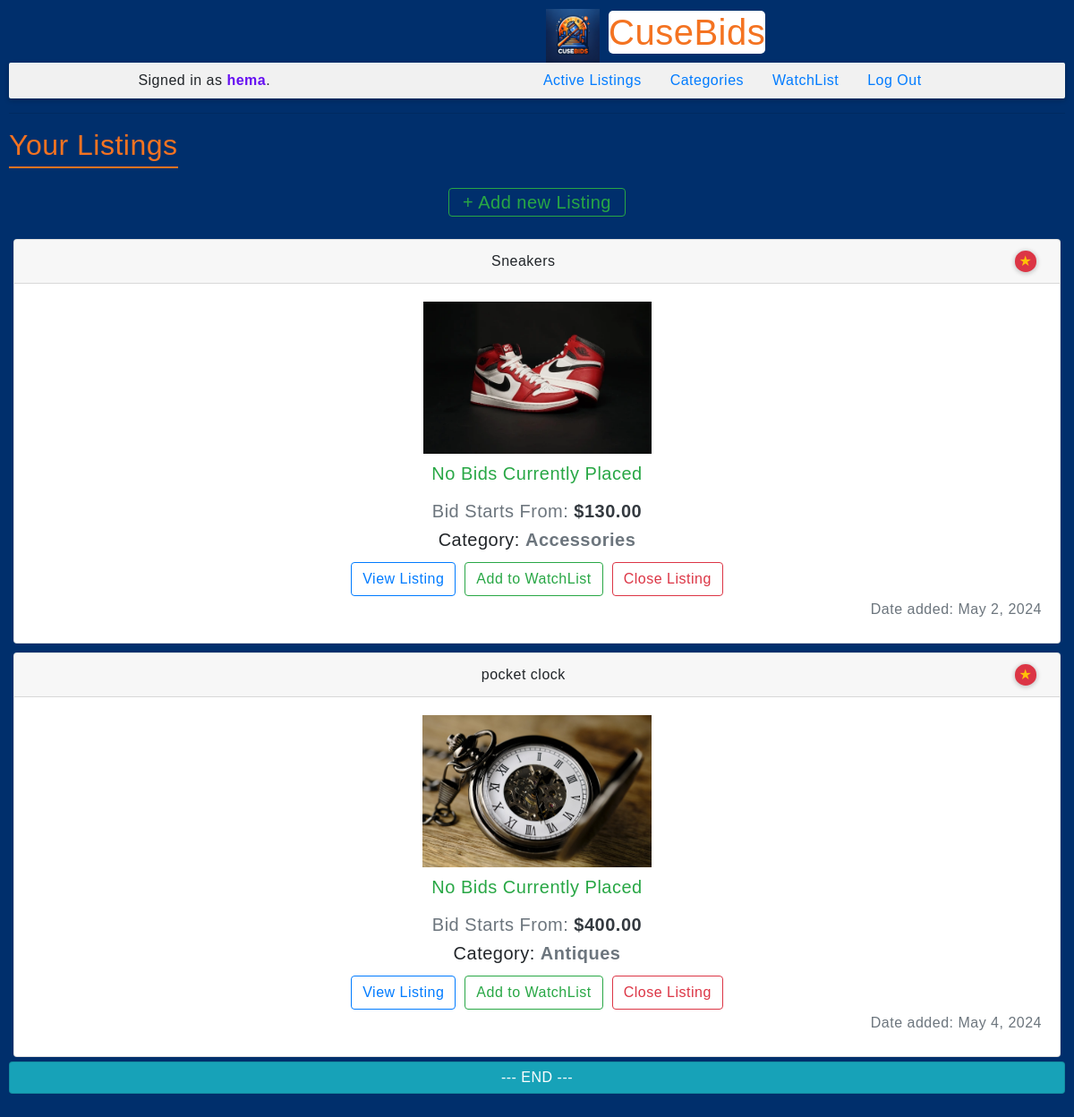
The app's page /user_listings (signed in) with its own data.
### auctions/models.py (models this page shows, shortened)
class User(AbstractUser):
    pass

class Listing(models.Model):
    CATEGORIES = [
        ('Accessories', 'Accessories'),
        ('Antiques', 'Antiques'),
        ('Clothes', 'Clothes'),
        ('Decoration', 'Decoration'),
        ('Electronics', 'Electronics'),
        ('Valuables', 'Valueables'),
        ('Other', 'Other'),
    ]
    STATUS = [
        ('Pending', 'Pending'),
        ('Closed', 'Closed'),
    ]
    DEFAULT_USER = 1
    name = models.CharField(max_length = 100, blank = False)
    initial = models.DecimalField(max_digits = 10, decimal_places = 2)
    user = models.ForeignKey(User, blank = False, on_delete = models.CASCADE, default = DEFAULT_USER)
    image = models.ImageField(default = 'None/NIA.png')
    category = models.CharField(max_length = 11, choices = CATEGORIES, default = 'Other')
    status = models.CharField(max_length = 7, choices = STATUS, default = 'Pending')
    created = models.DateField(auto_now_add = True)

### auctions/decorators.py (the view)
    def wrapper_func(request, *args, **kwargs):
        if not request.user.is_authenticated:
            return redirect('auctions:index')
        return view_func(request, *args, **kwargs)

### auctions/views.py (called while the page is built)
@Authenticated_user
def user_listings(request):
    listings = []
    current_user_listings = Listing.objects.filter(user=request.user, status='Pending')
    for item in current_user_listings:
        try:
            bid = Bid.objects.get(listing=item)
        except:
            bid = None
        listings.append({
            'listing': item,
            'bid': bid,
        })
    context = {
        'listings': listings,
    }
    return render(request, "auctions/userlistings.html", context)

### auctions/templates/auctions/userlistings.html (shortened to what this page needs)
{% extends "auctions/layout.html" %}
{% block body %}
  <h2 class="blue-text">Your Listings</h2>
  <h5 title="add listing" class="plus-container">
    <a class="btn btn-outline-success plus-link" href="{% url 'auctions:add_listing' %}">+ Add new Listing</a>
  </h5>
  {% if listings %}
  <ul class="listings">
    {% for list in listings %}
    <li>
      <div class="card">
        <div class="card-header">
          {{ list.listing.name }}
          {% if list.listing.user == user %}
          <div class="owned-icon" title="You Own This Listing">
            ★
          </div>
          {% endif %}
        </div>
        <div class="card-body">
          <img alt="{{ list.listing.name }} - img" src="{{ list.listing.image.url }}" height="170" />
          {% if list.bid != None %}
          <h5 class="list-cost" style="color: var(--danger)">Bidding has started on this item</h5>
          <h5 class="list-cost">Current Highest Bid: <strong style="color: var(--warning)">${{ list.bid.highest_bid }}</strong></h5>
          {% else %}
          <h5 class="list-cost" style="color: var(--success)">No Bids Currently Placed</h5>
          <h5 class="list-cost">Bid Starts From: <strong>${{ list.listing.initial }}</strong> </h5>
          {% endif %}
          <h5> Category: <strong style="color: var(--gray)">{{ list.listing.category }}</strong> </h5>
          <div class="links-box">
            <a class="btn btn-outline-primary" href="{% url 'auctions:listing' list.listing.id %}">View Listing</a>
            <a class="btn btn-outline-success" href="{% url 'auctions:add_to' list.listing.id %}">Add to WatchList</a>
            {% if list.listing.user == user %}
            <a class="btn btn-outline-danger" href="{% url 'auctions:close_listing' list.listing.id %}">Close Listing</a>
            {% endif %}
          </div>
          <h6 class="text-muted right-align">Date added: {{ list.listing.created }}</h6>
        </div>
      </div>
    </li>
    {% endfor %}
    <li class="card card-header bg-info">
      <div style="text-align: center; color: white;"> --- END --- </div>
    </li>
  </ul>
  {% else %}
  <div class="alert alert-info">
    You don't currently possess any active listings.
  </div>
  {% endif %}
{% endblock %}

### auctions/templates/auctions/layout.html (shortened to what this page needs)
{% load static %}
<!DOCTYPE html>
<html lang="en">
  <head>
    <link rel="stylesheet" href="https://stackpath.bootstrapcdn.com/bootstrap/4.4.1/css/bootstrap.min.css">
    <link href="{% static 'auctions/styles.css' %}" rel="stylesheet">
  </head>
  <body>
    <div class="header-container">
      <img src="{% static 'auctions/images/CuseBids_logo.webp' %}" alt="CuseBids Logo" id="cusebids-logo">
      <h1 id="auction-title">CuseBids</h1>
    </div>
    <nav>
      {% if user.is_authenticated %}
      <div class="username">
        Signed in as <strong style="color: var(--indigo)">{{ user.username }}</strong>.
      </div>
      {% endif %}
      <ul class="nav">
        <li class="nav-item">
          <a class="nav-link" href="{% url 'auctions:index' %}">Active Listings</a>
        </li>
        <li class="nav-item">
          <a class="nav-link" href="{% url 'auctions:categories' %}">Categories</a>
        </li>
        {% if user.is_authenticated %}
        <li class="nav-item">
          <a class="nav-link" href="{% url 'auctions:watchlist' %}">WatchList</a>
        </li>
        <li class="nav-item">
          <a class="nav-link" href="{% url 'auctions:logout' %}">Log Out</a>
        </li>
        {% endif %}
      </ul>
    </nav>
    <br>
    <hr>
    {% block body %}
    {% endblock %}
  </body>
</html>

### auctions/static/auctions/styles.css (style rules this page uses)
:root { --primary: #f47321; --light: #ffffff; --blue: #002f6c; --gray: #6c757d; --gray-dark: #343a40; --indigo: #6610f2; --success: #28a745; --warning: #ffc107; --danger: #dc3545; }
* { padding: 0px; margin: 0px; box-sizing: border-box; font-family: 'Product Sans', sans-serif; letter-spacing: 0.5px; transition: all ease-out 0.5s all; }
ul { list-style-type: none; }
.header-container { display: flex; align-items: center; }
#cusebids-logo { margin-left: 600px; max-height: 60px; margin-right: 10px; }
#auction-title { text-align: center; color: var(--primary); background-color: var(--light); border-radius: 5px; }
body { padding: 10px; background-color: var(--blue); }
nav { width: 100%; justify-content: space-around; display: inline-flex; align-items: center; background-color: #f1f1f1; border-radius: 2px; box-shadow: 0 2px 5px 0.5px rgba(0, 0, 0, 0.2); }
.username { text-align: center; }
.blue-text { color: var(--primary); width: max-content; padding-bottom: 5px; border-bottom: 2px solid var(--primary); margin-bottom: 10px; }
nav .nav { flex-wrap: wrap; justify-content: center; }
.listings { justify-content: center; text-align: center; }
.listings > li { padding: 5px; }
.list-cost { padding-top: 10px; color: var(--gray); }
.list-cost > strong { color: var(--dark); }
.right-align { text-align: right; }
.links-box { display: inline-flex; }
.plus-container { display: inline-flex; flex-wrap: wrap; width: 100%; color: var(--success); text-align: center; justify-content: space-around; }
.plus-link { display: block; font-size: 20px; padding: 0px 15px 0px 15px; margin: 1% 0 1% 0; }
.owned-icon { display: block; float: right; margin-right: 0.5%; color: var(--warning); background-color: var(--danger); padding: 0 5px 0 5px; border-radius: 50%; box-shadow: 0 1px 5px 1px rgba(0, 0, 0, 0.2); cursor: pointer; }
.links-box { flex-wrap: wrap; justify-content: space-around; }
.links-box > * { margin: 5px; }

### records on screen
User: username "hema"
Listing: listing.name "Sneakers", listing.image (picture), listing.initial "130.00", listing.category "Accessories", shows "Close Listing", listing.created "May 2, 2024"
Listing: listing.name "pocket clock", listing.image (picture), listing.initial "400.00", listing.category "Antiques", shows "Close Listing", listing.created "May 4, 2024"
